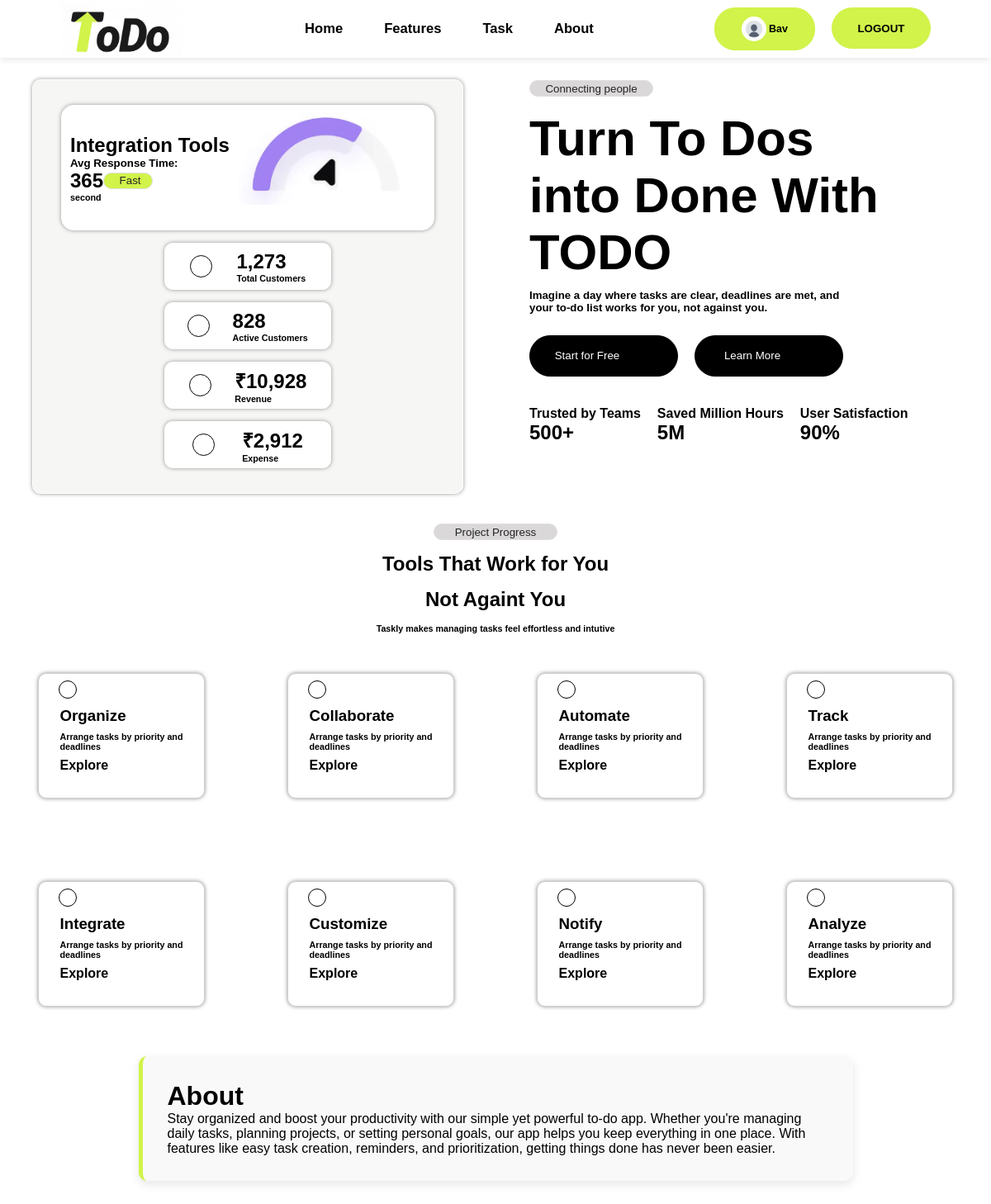
Page / (signed in) on the earlier database version.
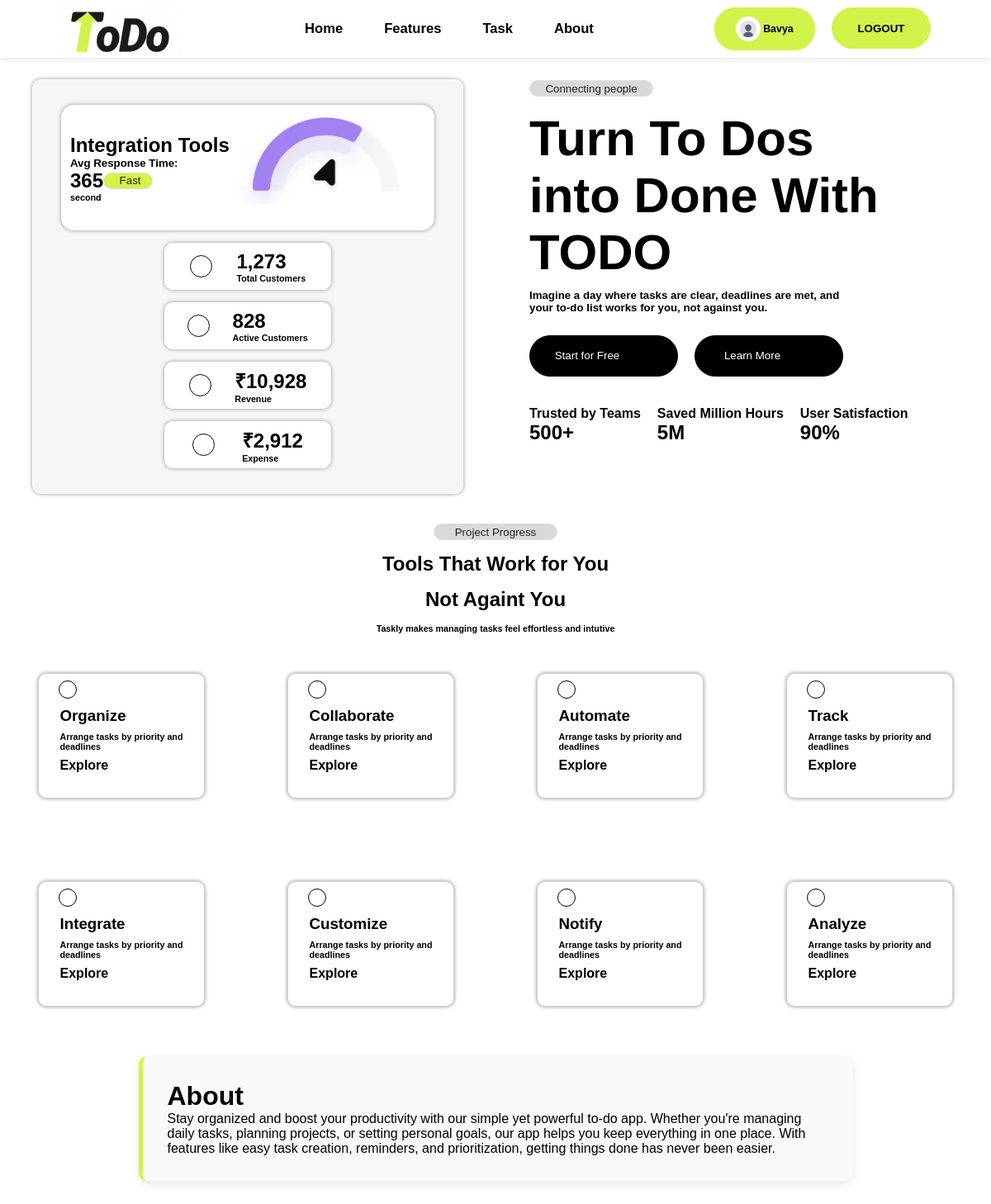
Same page on the later database version.
### App/models.py (models this page shows, shortened)
class Profile(models.Model):
    user=models.ForeignKey(User,on_delete=models.CASCADE,blank=True,null=True)
    firstname=models.CharField(max_length=25,blank=True,null=True)
    lastname=models.CharField(max_length=25,blank=True,null=True)
    email=models.CharField(max_length=100,blank=True,null=True)
    phoneno=models.IntegerField(default=0,blank=True,null=True)
    image=models.ImageField(upload_to="Profile/",null=True,default="")

### App/views.py (the view)
# urls.py: path('',views.homepage,name="homepage"),
def homepage(request):
    try:
        prof=Profile.objects.get(user=request.user)
    except:
        prof=''
    return render(request,'homepage.html',{"prof":prof})

### App/templates/homepage.html (shortened to what the changed rows need)
{% load static %}
<!DOCTYPE html>
<html lang="en">
<head>
    <link rel="stylesheet" href="{% static 'css/homepage.css' %}">
</head>
<body>
    <div class="container">
        <div class="navbar">
            <div class="btns">
                {% if request.user.is_authenticated %}
                {% if not request.user.is_superuser %}
                <div class="user-profile" onclick="profileoff()">
                    {% if prof.image %}
                        <img src="{{ prof.image.url }}" alt="" style="width: 30px;height: 30px;border-radius: 100px;object-fit:cover;">
                        <h5>{{prof.firstname}}</h5>
                    {% else %}
                        <img src="{% static 'images/userprofilepic.jpg' %}" alt="" style="width: 30px;height: 30px;border-radius: 100px;object-fit:cover;">
                        <h5>{{prof.firstname}}</h5>
                    {% endif %}
                </div>
                {% else %}
                <div class="user-profile">
                    <h2><ion-icon name="person-circle" ></ion-icon></h2>
                    <h5>{{request.user}}</h5>
                </div>
                {% endif %}
                {% else %}
                <div class="b1"><button id="reg" onclick="regoff()">REGISTER</button></div>
                <button id="login" onclick="loginoff()">LOGIN</button>
                {% endif %}
            </div>
        </div>
        <div class="banner">
            <div class="left-banner">
                <div class="card">
                    <div class="card-left">
                        <h2>Integration Tools</h2>
                        <h5>Avg Response Time:</h4>
                        <h2 class="thumbs">365 <button id="fast">Fast</button></h2>
                    </div>
                </div>
                <div class="sub-card">
                    <div class="subcard-details"><h2>1,273</h2><h6>Total Customers</h6></div>
                </div>
                <div class="sub-card">
                    <div class="subcard-details"><h2>828</h2><h6>Active Customers</h6></div>
                </div>
                <div class="sub-card">
                    <div class="subcard-details"><h2>₹10,928</h2><h6>Revenue</h6></div>
                </div>
                <div class="sub-card">
                    <div class="subcard-details"><h2>₹2,912</h2><h6>Expense</h6></div>
                </div>
            </div>
            <div class="right-banner">
                <h1>Turn To Dos <br>
                into Done With <br>
                TODO</h1>
                <div class="tsu">
                    <div class="trust">
                        <h2>500+</h2>
                    </div>
                    <div class="save">
                        <h2>5M</h2>
                    </div>
                    <div class="user">
                        <h2>90%</h2>
                    </div>
                </div>
            </div>
        </div>
        <div class="down" id="featuers">
            <div class="down-area">
                <h2>Tools That Work for You</h2>
                <h2>Not Againt You</h2>
            </div>
        </div>
        <div class="about" id="about">
            <h1>About</h1>
        </div>
    </div>
</body>
</html>

Differences in the rows shown:
changed Profile: firstname "Bav" → "Bavya"
